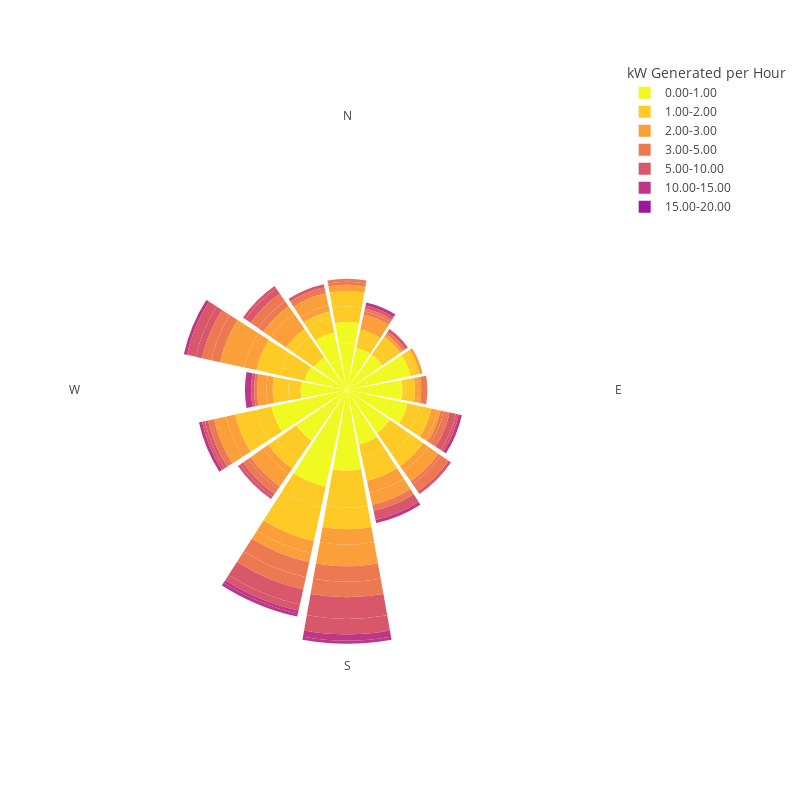

Write notebook code for a chart like this one.
### Code cell
#Windrose for power generation based on direction
power_df = pd.DataFrame(columns = ["power_output", "wd"])
power_df["power_output"] = kw
power_df["wd"] = atmospheric_df["wd"]

WR = WindRose(power_df)
names = {'power_output':'ws'}
WR.calc_stats(normed=False, variable_names=names, bins=[0, 1, 2, 3, 5, 10, 15, 20])

fig = px.bar_polar(WR.wind_df, r="frequency", theta="direction",
                    color="speed", template="xgridoff", color_discrete_sequence= px.colors.sequential.Plasma_r,
                    width=800, height=800)

fig.update_layout(
    polar = dict(
        radialaxis = dict(showticklabels=False, ticks='', showline=False), 
        angularaxis = dict(ticks='', tickmode="array", tickvals=['N', 'NNE', 'NE', 
                                                      'ENE', 'E', 'ESE', 'SE',
                                                      'SSE', 'S', 'SSW', 'SW', 
                                                      'WSW', 'W', 'WNW', 'NW',
                                                      'NNW'], ticktext=['N', '', '', 
                                                      '', 'E', '', '',
                                                      '', 'S', '', '', 
                                                      '', 'W', '', '',
                                                      ''], showline=False),
        bgcolor = "rgba(0,0,0,0)"
    )
)
fig.update_layout({
    'plot_bgcolor': 'rgba(0,0,0,0)',
    'paper_bgcolor': 'rgba(0,0,0,0)', 
    'polar_radialaxis_gridcolor' : 'rgba(0,0,0,0)',
    'polar_angularaxis_gridcolor' : 'rgba(0,0,0,0)',
    'legend' : dict(title="kW Generated per Hour")
})

fig.show()
fig.write_image("power_generated.png")

### Figure 1 — Plotly figure (JSON) as saved in the notebook; plotly's stock layout.template omitted (floating-point values rounded to 4 significant figures)
{"data": [{"hovertemplate": "speed=0.00-1.00<br>frequency=%{r}<br>direction=%{theta}<extra></extra>", "legendgroup": "0.00-1.00", "marker": {"color": "#f0f921", "pattern": {"shape": ""}}, "name": "0.00-1.00", "r": [15, 6, 8, 8, 6, 7, 14, 10, 8, 13, 7, 5, 12, 9, 9, 11, 15, 12, 20, 8, 12, 12, 13, 11, 4, 5, 9, 5, 8, 10, 9, 7], "showlegend": true, "subplot": "polar", "theta": ["N", "NNE", "NNE", "NE", "NE", "ENE", "ENE", "E", "E", "ESE", "ESE", "SE", "SE", "SSE", "SSE", "S", "S", "SSW", "SSW", "SW", "SW", "WSW", "WSW", "W", "W", "WNW", "WNW", "NW", "NW", "NNW", "NNW", "N"], "type": "barpolar"}, {"hovertemplate": "speed=1.00-2.00<br>frequency=%{r}<br>direction=%{theta}<extra></extra>", "legendgroup": "1.00-2.00", "marker": {"color": "#fdca26", "pattern": {"shape": ""}}, "name": "1.00-2.00", "r": [5, 2, 4, 2, 5, 1, 2, 1, 3, 4, 4, 8, 5, 4, 8, 12, 7, 7, 11, 8, 3, 5, 7, 4, 5, 8, 8, 8, 3, 5, 2, 5], "showlegend": true, "subplot": "polar", "theta": ["N", "NNE", "NNE", "NE", "NE", "ENE", "ENE", "E", "E", "ESE", "ESE", "SE", "SE", "SSE", "SSE", "S", "S", "SSW", "SSW", "SW", "SW", "WSW", "WSW", "W", "W", "WNW", "WNW", "NW", "NW", "NNW", "NNW", "N"], "type": "barpolar"}, {"hovertemplate": "speed=2.00-3.00<br>frequency=%{r}<br>direction=%{theta}<extra></extra>", "legendgroup": "2.00-3.00", "marker": {"color": "#fb9f3a", "pattern": {"shape": ""}}, "name": "2.00-3.00", "r": [2, 5, 0, 1, 0, 0, 1, 1, 1, 2, 1, 2, 4, 4, 4, 5, 7, 4, 3, 2, 5, 3, 4, 2, 3, 4, 8, 6, 3, 2, 4, 0], "showlegend": true, "subplot": "polar", "theta": ["N", "NNE", "NNE", "NE", "NE", "ENE", "ENE", "E", "E", "ESE", "ESE", "SE", "SE", "SSE", "SSE", "S", "S", "SSW", "SSW", "SW", "SW", "WSW", "WSW", "W", "W", "WNW", "WNW", "NW", "NW", "NNW", "NNW", "N"], "type": "barpolar"}, {"hovertemplate": "speed=3.00-5.00<br>frequency=%{r}<br>direction=%{theta}<extra></extra>", "legendgroup": "3.00-5.00", "marker": {"color": "#ed7953", "pattern": {"shape": ""}}, "name": "3.00-5.00", "r": [1, 1, 1, 1, 0, 0, 0, 0, 2, 1, 2, 1, 3, 0, 2, 5, 5, 5, 4, 1, 2, 0, 2, 0, 1, 3, 3, 2, 3, 0, 2, 1], "showlegend": true, "subplot": "polar", "theta": ["N", "NNE", "NNE", "NE", "NE", "ENE", "ENE", "E", "E", "ESE", "ESE", "SE", "SE", "SSE", "SSE", "S", "S", "SSW", "SSW", "SW", "SW", "WSW", "WSW", "W", "W", "WNW", "WNW", "NW", "NW", "NNW", "NNW", "N"], "type": "barpolar"}, {"hovertemplate": "speed=5.00-10.00<br>frequency=%{r}<br>direction=%{theta}<extra></extra>", "legendgroup": "5.00-10.00", "marker": {"color": "#d8576b", "pattern": {"shape": ""}}, "name": "5.00-10.00", "r": [0, 0, 1, 0, 1, 0, 0, 0, 0, 2, 1, 1, 0, 0, 3, 7, 5, 5, 2, 1, 1, 1, 1, 0, 1, 2, 3, 2, 1, 1, 0, 0], "showlegend": true, "subplot": "polar", "theta": ["N", "NNE", "NNE", "NE", "NE", "ENE", "ENE", "E", "E", "ESE", "ESE", "SE", "SE", "SSE", "SSE", "S", "S", "SSW", "SSW", "SW", "SW", "WSW", "WSW", "W", "W", "WNW", "WNW", "NW", "NW", "NNW", "NNW", "N"], "type": "barpolar"}, {"hovertemplate": "speed=10.00-15.00<br>frequency=%{r}<br>direction=%{theta}<extra></extra>", "legendgroup": "10.00-15.00", "marker": {"color": "#bd3786", "pattern": {"shape": ""}}, "name": "10.00-15.00", "r": [0, 1, 0, 0, 0, 0, 0, 0, 0, 0, 1, 0, 0, 1, 0, 2, 1, 1, 1, 0, 0, 1, 0, 2, 0, 0, 1, 0, 0, 0, 0, 0], "showlegend": true, "subplot": "polar", "theta": ["N", "NNE", "NNE", "NE", "NE", "ENE", "ENE", "E", "E", "ESE", "ESE", "SE", "SE", "SSE", "SSE", "S", "S", "SSW", "SSW", "SW", "SW", "WSW", "WSW", "W", "W", "WNW", "WNW", "NW", "NW", "NNW", "NNW", "N"], "type": "barpolar"}, {"hovertemplate": "speed=15.00-20.00<br>frequency=%{r}<br>direction=%{theta}<extra></extra>", "legendgroup": "15.00-20.00", "marker": {"color": "#9c179e", "pattern": {"shape": ""}}, "name": "15.00-20.00", "r": [0, 0, 0, 0, 0, 0, 0, 0, 0, 0, 0, 0, 0, 0, 0, 0, 0, 0, 0, 0, 0, 0, 0, 0, 0, 0, 0, 0, 0, 0, 0, 0], "showlegend": true, "subplot": "polar", "theta": ["N", "NNE", "NNE", "NE", "NE", "ENE", "ENE", "E", "E", "ESE", "ESE", "SE", "SE", "SSE", "SSE", "S", "S", "SSW", "SSW", "SW", "SW", "WSW", "WSW", "W", "W", "WNW", "WNW", "NW", "NW", "NNW", "NNW", "N"], "type": "barpolar"}], "layout": {"barmode": "relative", "height": 800, "legend": {"title": {"text": "kW Generated per Hour"}, "tracegroupgap": 0}, "margin": {"t": 60}, "paper_bgcolor": "rgba(0, 0, 0, 0)", "plot_bgcolor": "rgba(0, 0, 0, 0)", "polar": {"angularaxis": {"direction": "clockwise", "gridcolor": "rgba(0, 0, 0, 0)", "rotation": 90, "showline": false, "tickmode": "array", "ticks": "", "ticktext": ["N", "", "", "", "E", "", "", "", "S", "", "", "", "W", "", "", ""], "tickvals": ["N", "NNE", "NE", "ENE", "E", "ESE", "SE", "SSE", "S", "SSW", "SW", "WSW", "W", "WNW", "NW", "NNW"], "type": "category"}, "bgcolor": "rgba(0, 0, 0, 0)", "domain": {"x": [0, 1], "y": [0, 1]}, "radialaxis": {"autorange": true, "gridcolor": "rgba(0, 0, 0, 0)", "range": [0, 86.32], "showline": false, "showticklabels": false, "ticks": "", "type": "linear"}}, "width": 800}}
